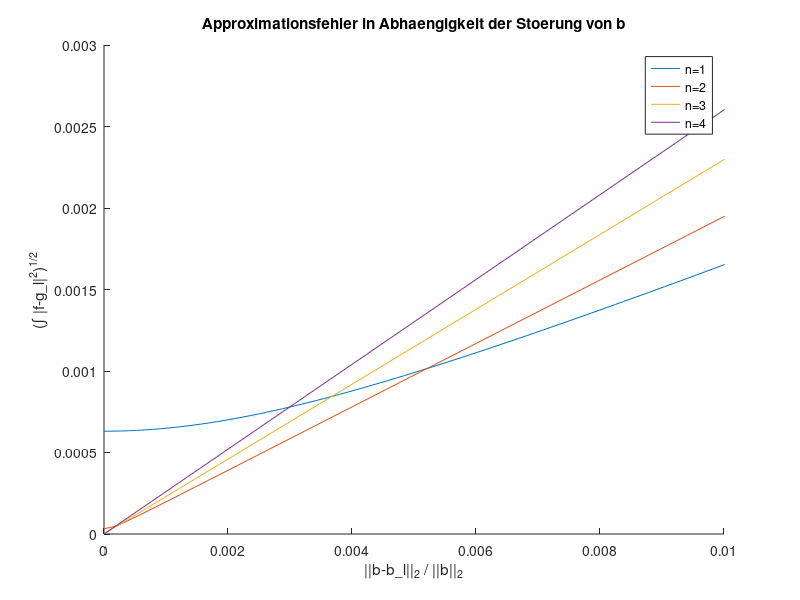

Write MATLAB code to recreate this figure.
%%  Numerische Mathematik fuer Physik und Ingenieurwissenschaften SS2022
%
%   Prof. Dr. J. Stoeckler
%   M.Sc. M. Weimann
%
%   Programmierblatt 3
%

close all
clear all


eps = 1e-5;                 % Faktor zum Stoervektor

%% 3a
% Definition von f
f = @(x) 1./(10 + x.*x);       % f als function handle

% Erstelle Figure
figure('name','Programmierblatt 5')
hold on

% Gauss-Approximationen für verschiedne n
for n = 1:4                     % Dimension des Polynomraumes
    
    M = hilb(n+1);                % Hilbert-matrix
    b = zeros(n+1,1);             % Initialisierung von b als Null-Spaltenvektor
    s = ones(n+1,1);              % Stoervektor
    
    ret = zeros(1,2);           % Initialisierung der Ausgabematrix
    
    for i = 0:n
        b(i+1) = integral(@(x) (f(x) .* x.^i), 0,1);    %... Berechnung des ungestoerten b
    end
    
    c = invhilb(n+1) * b;   %... Koeffizientenvektor

    g = @(x) 0;%... Gauss-Approximation als function handle
    for i = 0:n
        g = @(x) g(x) + c(i+1) * x.^i;
    end


    ret(1,2) = sqrt(integral(@(x) abs(f(x) - g(x)).^2,0,1)); %... Abstand von f und g (ungestoert)
    
    % gestoerte Faelle
    for j = 1:100
        
        k_j = j * eps;
        b_j = b + k_j * s;          %... gestoertes b
        c_j = invhilb(n+1) * b_j;     %... Koeffizientenvektor für gestoertes b
        
        %... Gauss-Approximation fuer gestoertes b
        g_j = @(x) 0;
        for i = 0:n
            g_j = @(x) g_j(x) + c_j(i+1) * x.^i;
        end


        % Setze Ausgabematrix
        ret(end+1,1) = norm(b-b_j)/norm(b);                             %... x-Achse des Plots
        ret(end,2) = sqrt(integral(@(x) abs(f(x) - g_j(x)).^2,0,1));    %... y-Achse des Plots
    end
   
     plot(ret(:,1),ret(:,2)) % plotte für jedes n
end

% Beschriftung des Plots
%...
xlim([0, 0.01])
ylim([0, 3*10^-3])
title("Approximationsfehler in Abhaengigkeit der Stoerung von b")
legend("n=1", "n=2", "n=3", "n=4")
xlabel('||b-b\_l||_2 / ||b||_2')
ylabel('(\int |f-g\_l|^2)^{1/2}')

%% Aufgabe 3b
%{
Der Plot sagt aus, dass die angewandten Gauß-Approximationen fuer
ungestoerte Faelle sich verbessern, wenn der Polynomgrad steigt.
Allerdings verschlechtert die Stoerung die Approxiamtion fuer hoehere
Polynomgrade schneller. Deshalb sind die Approximationen fuer geringe
Polynomgrade "besser".
%}